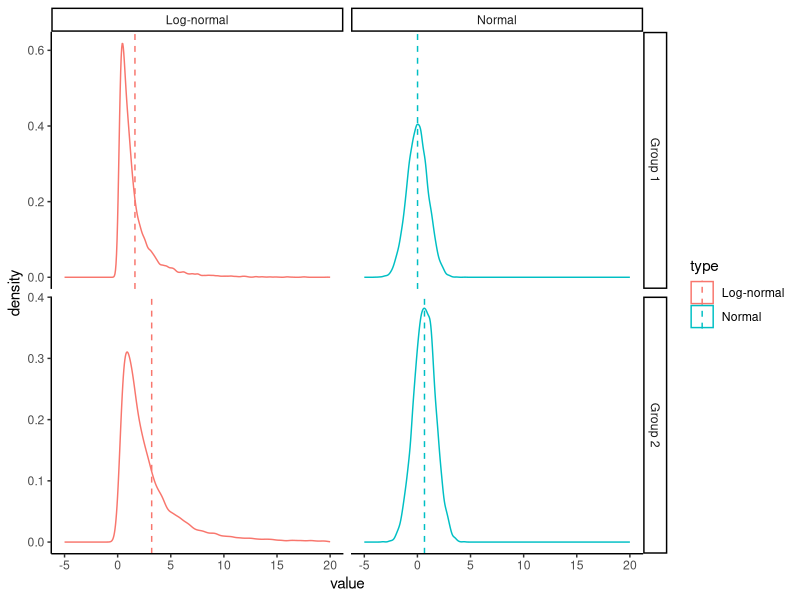
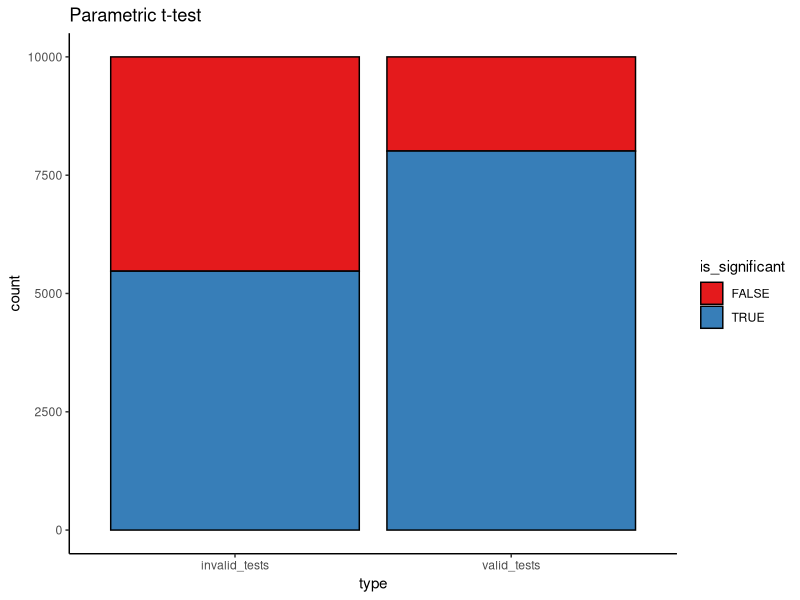
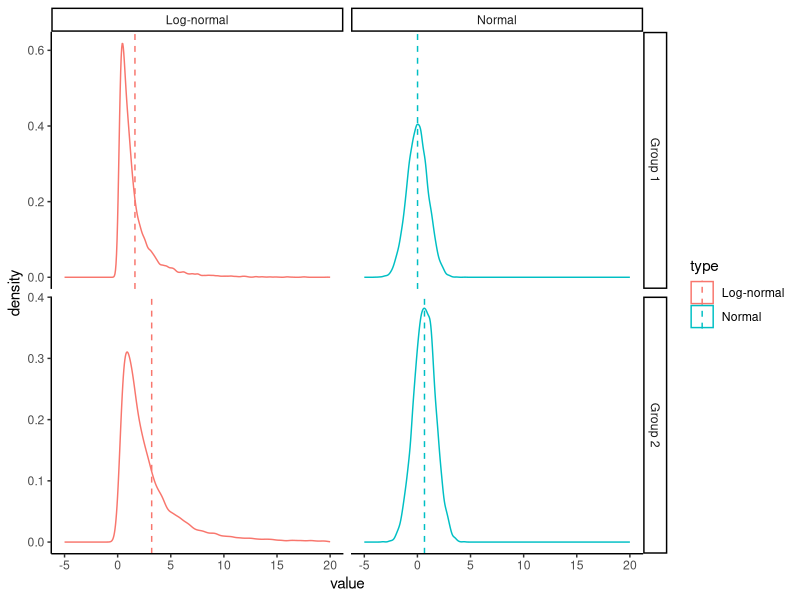

Write R code to recreate these figures, in order. (Note: a time limit stopped this script after it produced the figures.)
## ---- chunk 1
library(tidyverse)
library(boot)
## ---- chunk 2
theme_set(theme_classic())
## ---- chunk 3
parametric_plotting_data = data.frame(group = rep(rep(c("Group 1", "Group 2"), each=10000), 2),
                                      type = rep(c("Normal", "Log-normal"), each=20000),
                                      value = c(rnorm(10000, 0, 1),  # normal 1
                                                rnorm(10000, 0.66, 1),  # normal 2
                                                exp(rnorm(10000, 0, 1)),  # Non-normal 1
                                                exp(rnorm(10000, 0.66, 1))))  # Non-normal 2

## ---- chunk 4
ggplot(parametric_plotting_data, aes(x=value, color=type)) +
  geom_density() +
  geom_vline(data=parametric_plotting_data %>%
               group_by(group, type) %>%
               summarize(mean_value = mean(value), sd_value = sd(value)),
             aes(xintercept=mean_value, color=type), linetype=2) +
  xlim(-5, 20) +
  facet_grid(group ~ type, scales="free")
## ---- chunk 5
ggsave("figures/log_normal_dists.png", width=5, height=4)
## ---- chunk 6
gen_data_and_test = function(num_observations_per) {
x = rnorm(num_observations_per, 0, 1.1)
y = rnorm(num_observations_per, 1, 1.1)

pnormal = t.test(x, y)$p.value

# what if the data are log-normally distributed?
x = exp(rnorm(num_observations_per, 0, 1.1))
y = exp(rnorm(num_observations_per, 1, 1.1))

pnotnormal = t.test(x, y)$p.value 
return(c(pnormal, pnotnormal))
}

parametric_issues_demo = function(num_tests, num_observations_per) {
  replicate(num_tests, gen_data_and_test(num_observations_per))
}
## ---- chunk 7
set.seed(0) # ensures we get the same results each time we run it

num_tests = 10000 # how many datasets to generate/tests to run
num_observations_per = 20 # how many obsservations in each dataset

parametric_issues_results = parametric_issues_demo(num_tests=num_tests, 
                                                   num_observations_per=num_observations_per)




parametric_issues_d = data.frame(valid_tests = parametric_issues_results[1,],
                                 invalid_tests = parametric_issues_results[2,],
                                 iteration=1:num_tests) %>%
  gather(type, p_value, contains("tests")) %>%
  mutate(is_significant = p_value < 0.05)

# Number significant results with normally distributed data
sum(parametric_issues_results[1,] < 0.05)

# number of significant results with log-normally distributed data
sum(parametric_issues_results[2,] < 0.05)
## ---- chunk 8
ggplot(parametric_issues_d, aes(x=type, fill=is_significant)) +
  geom_bar(stat="count", color="black") +
  scale_fill_brewer(palette="Set1") +
  labs(title="Parametric t-test")
## ---- chunk 9
boot_mean_diff_test = function(x, y) {
  boot_iterate = function(x, y) {
    x_samp = sample(x, 
                    length(x), 
                    replace=T)
    y_samp = sample(y, 
                    length(y), 
                    replace=T)
    mean_diff = mean(y_samp) - mean(x_samp)
    return(mean_diff)
  }
  boots = replicate(100, boot_iterate(x, y))
  quants = quantile(boots, probs=c(0.025, 0.925))
  return(sign(quants[1]) == sign(quants[2]))

}
## ---- chunk 10
gen_data_and_boot_test = function(num_observations_per) {
x = rnorm(num_observations_per, 0, 1.1)
y = rnorm(num_observations_per, 1, 1.1)

pnormal = boot_mean_diff_test(x, y)

# what if the data are log-normally distributed?
x = exp(rnorm(num_observations_per, 0, 1.1))
y = exp(rnorm(num_observations_per, 1, 1.1))

pnotnormal = boot_mean_diff_test(x, y)
return(c(pnormal, pnotnormal))
}

boot_results = replicate(num_tests, gen_data_and_boot_test(num_observations_per))
sum(boot_results[1,])
sum(boot_results[2,])
## ---- chunk 11
num_points = 500
true_intercept = 0
true_slope = 1.
set.seed(0)
parametric_ci_data = data.frame(IV = rep(runif(num_points,  -1, 1), 2),
                                type = rep(c("IID Error", "Scaling Error"), each=num_points),
                                error = rep(rnorm(num_points, 0, 1), 2)) %>%
  mutate(DV = ifelse(
    type == "IID Error",
    true_slope*IV + error,
    true_slope*IV + 2*abs(IV)*error)) # error increases proportional to distance from 0 on the IV

## ---- chunk 12
ggplot(parametric_ci_data,
       aes(x=IV, y=DV, color=type)) +
  geom_point(alpha=0.5) +
  geom_smooth(method="lm", se=T, color="black", 
              size=1.5, level=0.9999) + # inflating the confidence bands a bit
                                       # to show their distribution is similar
  scale_color_brewer(palette="Accent") +
  facet_wrap(~type) +
  guides(color=F)
## ---- chunk 13
ggsave("figures/error_dist_non_null.png", width=5, height=3)
## ---- chunk 14
summary(lm(DV ~ IV, parametric_ci_data %>% filter(type=="IID Error")))
summary(lm(DV ~ IV, parametric_ci_data %>% filter(type=="Scaling Error")))
## ---- chunk 15
ex2_lm_bootstrap_CIs = function(data, R=1000) {
  lm_results = summary(lm(DV ~ IV, data=data))$coefficients
  bootstrap_coefficients = function(data, indices) {
    linear_model = lm(DV ~ IV, 
                      data=data[indices,]) # will select a bootstrap sample of the data
    return(linear_model$coefficients)
  }

  boot_results = boot(data=data,
                      statistic=bootstrap_coefficients,
                      R=R)
  boot_intercept_CI = boot.ci(boot_results, index=1, type="bca")
  boot_slope_CI = boot.ci(boot_results, index=2, type="bca")
  return(data.frame(intercept_estimate=lm_results[1, 1],
                    intercept_SE=lm_results[1,2],
                    slope_estimate=lm_results[2, 1],
                    slope_SE=lm_results[2,2],
                    intercept_boot_CI_low=boot_intercept_CI$bca[4],
                    intercept_boot_CI_hi=boot_intercept_CI$bca[5],
                    slope_boot_CI_low=boot_slope_CI$bca[4],
                    slope_boot_CI_hi=boot_slope_CI$bca[5]))
}
## ---- chunk 16
set.seed(0) # for bootstraps
coefficient_CI_data = parametric_ci_data %>%
  group_by(type) %>%
  do(ex2_lm_bootstrap_CIs(.)) %>%
  ungroup() 
## ---- chunk 17
coefficient_CI_data = coefficient_CI_data %>%
  gather(variable, value, -type) %>%
  separate(variable, c("parameter", "measurement"), extra="merge") %>%
  spread(measurement, value) %>%
  mutate(parametric_CI_low=estimate-1.96*SE,
         parametric_CI_hi=estimate+1.96*SE) %>%
  gather(CI_type, value, contains("CI")) %>%
  separate(CI_type, c("CI_type", "high_or_low"), extra="merge") %>%
  spread(high_or_low, value) %>%
  mutate(CI_type = factor(CI_type))
## ---- chunk 18
plot_coefficient_CI_data = function(coefficient_CI_data, errorbar_width=0.5) {
  p = ggplot(data=coefficient_CI_data, aes(x=parameter, color=CI_type, y=estimate, ymin=CI_low, ymax=CI_hi)) +
    geom_hline(data=data.frame(parameter=c("intercept", "slope"),
                               estimate=c(true_intercept, true_slope)), 
               mapping=aes(yintercept=estimate),
               linetype=3) +
    geom_point(size=2, position=position_dodge(width=0.2)) +
    geom_errorbar(position=position_dodge(width=0.2), width=errorbar_width) +
    facet_grid(~type) + 
    scale_y_continuous(breaks=c(0, 0.5, 1), limits=c(-0.2, 1.5)) +
    scale_color_brewer(palette="Dark2", drop=F)
}
## ---- chunk 19
plot_coefficient_CI_data(coefficient_CI_data)
ggsave("figures/error_dist_CI_example.png", width=5, height=3)

plot_coefficient_CI_data(coefficient_CI_data %>% 
                           filter(CI_type=="parametric"),
                         0.25)
ggsave("figures/error_dist_CI_example_parametric_only.png", width=5, height=3)
## ---- chunk 20
num_points = 200
true_intercept = 0
true_slope = 0.
set.seed(0)
parametric_ci_data = data.frame(IV = rep(runif(num_points,  -1, 1), 2),
                                type = rep(c("IID Error", "Scaling Error"), each=num_points),
                                error = rep(rnorm(num_points, 0, 1), 2)) %>%
  mutate(DV = ifelse(
    type == "IID Error",
    true_slope*IV + error,
    true_slope*IV + 2*abs(IV)*error)) # error increases proportional to distance from 0 on the IV

## ---- chunk 21
ggplot(parametric_ci_data,
       aes(x=IV, y=DV, color=type)) +
  geom_point(alpha=0.5) +
  geom_smooth(method="lm", se=T, color="black", 
              size=1.5, level=0.9999) + # inflating the confidence bands a bit
                                       # to show their distribution is similar
  scale_color_brewer(palette="Accent") +
  facet_wrap(~type) +
  guides(color=F)
## ---- chunk 22
ggsave("figures/error_dist_null.png", width=5, height=3)
## ---- chunk 23
error_dist_null_sample = function(num_points) {
  true_intercept = 0
  true_slope = 0
  # We'll sample only for the scaling error case, we know IID works 
  this_data = data.frame(IV = runif(num_points,  -1, 1),
                         error = rnorm(num_points, 0, 1)) %>%
    mutate(DV = true_slope*IV + 2*abs(IV)*error) # error increases proportional to distance from 0 on the IV

  coefficient_CI_data = ex2_lm_bootstrap_CIs(this_data,
                                             R=500) # take fewer bootstrap samples, to speed things up
  
  coefficient_CI_data = coefficient_CI_data %>%
    gather(variable, value) %>%
    separate(variable, c("parameter", "measurement"), extra="merge") %>%
    spread(measurement, value) %>%
    mutate(parametric_CI_low=estimate-1.96*SE,
           parametric_CI_hi=estimate+1.96*SE) %>%
    gather(CI_type, value, contains("CI")) %>%
    separate(CI_type, c("CI_type", "high_or_low"), extra="merge") %>%
    spread(high_or_low, value) %>%
    mutate(significant = sign(CI_hi) == sign(CI_low)) %>%
    select(parameter, CI_type, significant)
  return(list(coefficient_CI_data))
}
## ---- chunk 24
num_simulations = 500
num_points = 200
set.seed(0)
noise_dist_simulation_results = replicate(num_simulations, error_dist_null_sample(num_points)) %>%
  bind_rows()
## ---- chunk 25
ggplot(noise_dist_simulation_results, aes(x=CI_type, fill=significant)) +
  geom_bar(stat="count", color="black") +
  scale_fill_brewer(palette="Set1", direction=-1) + 
  facet_wrap(~parameter) +
  scale_y_continuous(breaks=c(0, 0.05*num_simulations, num_simulations),
                     labels=c("0%", expression(Nominal ~ alpha), "100%")) +
  labs(x="CI Type",
       y="Proportion significant") +
  geom_hline(yintercept=0.05*num_simulations, linetype=2)
## ---- chunk 26
ggsave("figures/error_dist_proportion_significant.png", width=5, height=3)
## ---- chunk 27
noise_dist_simulation_results %>%
  count(parameter, CI_type, significant) %>%
  mutate(prop=n/num_simulations)
## ---- chunk 28
density_similarity_conceptual_plot_data = expand.grid(x=seq(0, 4, 0.01),
                                                      y=seq(0, 4, 0.01)) %>%
  mutate(population_1 = exp(-((x-2)^2 +(y-3)^2)/8) * exp(-((x-2/y)^2 +(y-1/x)^2)/2), #These are definitely not proper distributions
         population_2 = exp(-((x)^2 +(y)^2)/8) * exp(-((x/2)^2 +(y/2-1/x)^2)/2)) %>% 
  gather(population, value, contains("population"))
  
## ---- chunk 29
ggplot(density_similarity_conceptual_plot_data,
       aes(x=x, y=y, z=value, color=population)) +
  geom_contour(size=1, bins=8) +
  scale_color_brewer(palette="Dark2") +
  facet_wrap(~population) +
  labs(x = "Feature 1", y="Feature 2") +
  guides(color=F)
## ---- chunk 30
ggsave("figures/conceptual_density_plot.png", width=5, height=3)
